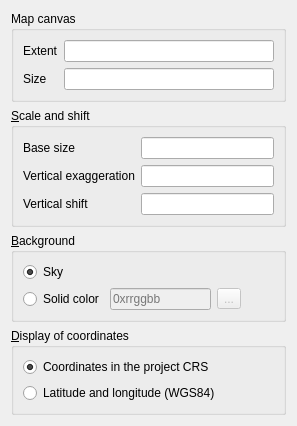
<?xml version="1.0" encoding="UTF-8"?>
<ui version="4.0">
 <class>WorldPropertiesWidget</class>
 <widget class="QWidget" name="WorldPropertiesWidget">
  <property name="geometry">
   <rect>
    <x>0</x>
    <y>0</y>
    <width>297</width>
    <height>382</height>
   </rect>
  </property>
  <property name="windowTitle">
   <string>Form</string>
  </property>
  <layout class="QVBoxLayout" name="verticalLayout_3">
   <item>
    <widget class="QGroupBox" name="groupBox_1">
     <property name="title">
      <string>Map canvas</string>
     </property>
     <layout class="QFormLayout" name="formLayout">
      <property name="fieldGrowthPolicy">
       <enum>QFormLayout::AllNonFixedFieldsGrow</enum>
      </property>
      <item row="0" column="0">
       <widget class="QLabel" name="label_6">
        <property name="text">
         <string>Extent</string>
        </property>
       </widget>
      </item>
      <item row="0" column="1">
       <widget class="QLineEdit" name="lineEdit_MapCanvasExtent">
        <property name="enabled">
         <bool>true</bool>
        </property>
        <property name="focusPolicy">
         <enum>Qt::NoFocus</enum>
        </property>
        <property name="readOnly">
         <bool>true</bool>
        </property>
       </widget>
      </item>
      <item row="1" column="0">
       <widget class="QLabel" name="label_7">
        <property name="text">
         <string>Size</string>
        </property>
       </widget>
      </item>
      <item row="1" column="1">
       <widget class="QLineEdit" name="lineEdit_MapCanvasSize">
        <property name="enabled">
         <bool>true</bool>
        </property>
        <property name="focusPolicy">
         <enum>Qt::NoFocus</enum>
        </property>
        <property name="readOnly">
         <bool>true</bool>
        </property>
       </widget>
      </item>
     </layout>
    </widget>
   </item>
   <item>
    <widget class="QGroupBox" name="groupBox_2">
     <property name="title">
      <string>&amp;Scale and shift</string>
     </property>
     <layout class="QFormLayout" name="formLayout_3">
      <item row="0" column="0">
       <widget class="QLabel" name="label_3">
        <property name="text">
         <string>Base size</string>
        </property>
       </widget>
      </item>
      <item row="0" column="1">
       <widget class="QLineEdit" name="lineEdit_BaseSize">
        <property name="inputMethodHints">
         <set>Qt::ImhDigitsOnly</set>
        </property>
       </widget>
      </item>
      <item row="1" column="0">
       <widget class="QLabel" name="label">
        <property name="text">
         <string>Vertical exaggeration</string>
        </property>
       </widget>
      </item>
      <item row="1" column="1">
       <widget class="QLineEdit" name="lineEdit_zFactor">
        <property name="sizePolicy">
         <sizepolicy hsizetype="Expanding" vsizetype="Fixed">
          <horstretch>0</horstretch>
          <verstretch>0</verstretch>
         </sizepolicy>
        </property>
        <property name="maximumSize">
         <size>
          <width>16777215</width>
          <height>16777215</height>
         </size>
        </property>
        <property name="inputMethodHints">
         <set>Qt::ImhDigitsOnly</set>
        </property>
        <property name="alignment">
         <set>Qt::AlignLeading|Qt::AlignLeft|Qt::AlignVCenter</set>
        </property>
       </widget>
      </item>
      <item row="2" column="0">
       <widget class="QLabel" name="label_2">
        <property name="text">
         <string>Vertical shift</string>
        </property>
       </widget>
      </item>
      <item row="2" column="1">
       <widget class="QLineEdit" name="lineEdit_zShift"/>
      </item>
     </layout>
    </widget>
   </item>
   <item>
    <widget class="QGroupBox" name="groupBox_3">
     <property name="title">
      <string>&amp;Background</string>
     </property>
     <layout class="QVBoxLayout" name="verticalLayout_2">
      <item>
       <widget class="QRadioButton" name="radioButton_Sky">
        <property name="text">
         <string>Sky</string>
        </property>
        <property name="checked">
         <bool>true</bool>
        </property>
       </widget>
      </item>
      <item>
       <layout class="QHBoxLayout" name="horizontalLayout_2">
        <item>
         <widget class="QRadioButton" name="radioButton_Color">
          <property name="text">
           <string>Solid color</string>
          </property>
         </widget>
        </item>
        <item>
         <widget class="QLineEdit" name="lineEdit_Color">
          <property name="enabled">
           <bool>false</bool>
          </property>
          <property name="placeholderText">
           <string>0xrrggbb</string>
          </property>
         </widget>
        </item>
        <item>
         <widget class="QToolButton" name="toolButton_Color">
          <property name="enabled">
           <bool>false</bool>
          </property>
          <property name="text">
           <string>...</string>
          </property>
         </widget>
        </item>
        <item>
         <spacer name="horizontalSpacer">
          <property name="orientation">
           <enum>Qt::Horizontal</enum>
          </property>
          <property name="sizeHint" stdset="0">
           <size>
            <width>40</width>
            <height>20</height>
           </size>
          </property>
         </spacer>
        </item>
       </layout>
      </item>
     </layout>
    </widget>
   </item>
   <item>
    <widget class="QGroupBox" name="groupBox_4">
     <property name="title">
      <string>&amp;Display of coordinates</string>
     </property>
     <layout class="QVBoxLayout" name="verticalLayout">
      <item>
       <widget class="QRadioButton" name="radioButton_ProjectCRS">
        <property name="text">
         <string>Coordinates in the project CRS</string>
        </property>
        <property name="checked">
         <bool>true</bool>
        </property>
       </widget>
      </item>
      <item>
       <widget class="QRadioButton" name="radioButton_WGS84">
        <property name="text">
         <string>Latitude and longitude (WGS84)</string>
        </property>
       </widget>
      </item>
     </layout>
    </widget>
   </item>
   <item>
    <spacer name="verticalSpacer">
     <property name="orientation">
      <enum>Qt::Vertical</enum>
     </property>
     <property name="sizeHint" stdset="0">
      <size>
       <width>20</width>
       <height>40</height>
      </size>
     </property>
    </spacer>
   </item>
  </layout>
 </widget>
 <resources/>
 <connections>
  <connection>
   <sender>radioButton_Color</sender>
   <signal>toggled(bool)</signal>
   <receiver>lineEdit_Color</receiver>
   <slot>setEnabled(bool)</slot>
   <hints>
    <hint type="sourcelabel">
     <x>58</x>
     <y>257</y>
    </hint>
    <hint type="destinationlabel">
     <x>161</x>
     <y>257</y>
    </hint>
   </hints>
  </connection>
  <connection>
   <sender>radioButton_Color</sender>
   <signal>toggled(bool)</signal>
   <receiver>toolButton_Color</receiver>
   <slot>setEnabled(bool)</slot>
   <hints>
    <hint type="sourcelabel">
     <x>58</x>
     <y>257</y>
    </hint>
    <hint type="destinationlabel">
     <x>236</x>
     <y>257</y>
    </hint>
   </hints>
  </connection>
 </connections>
</ui>
